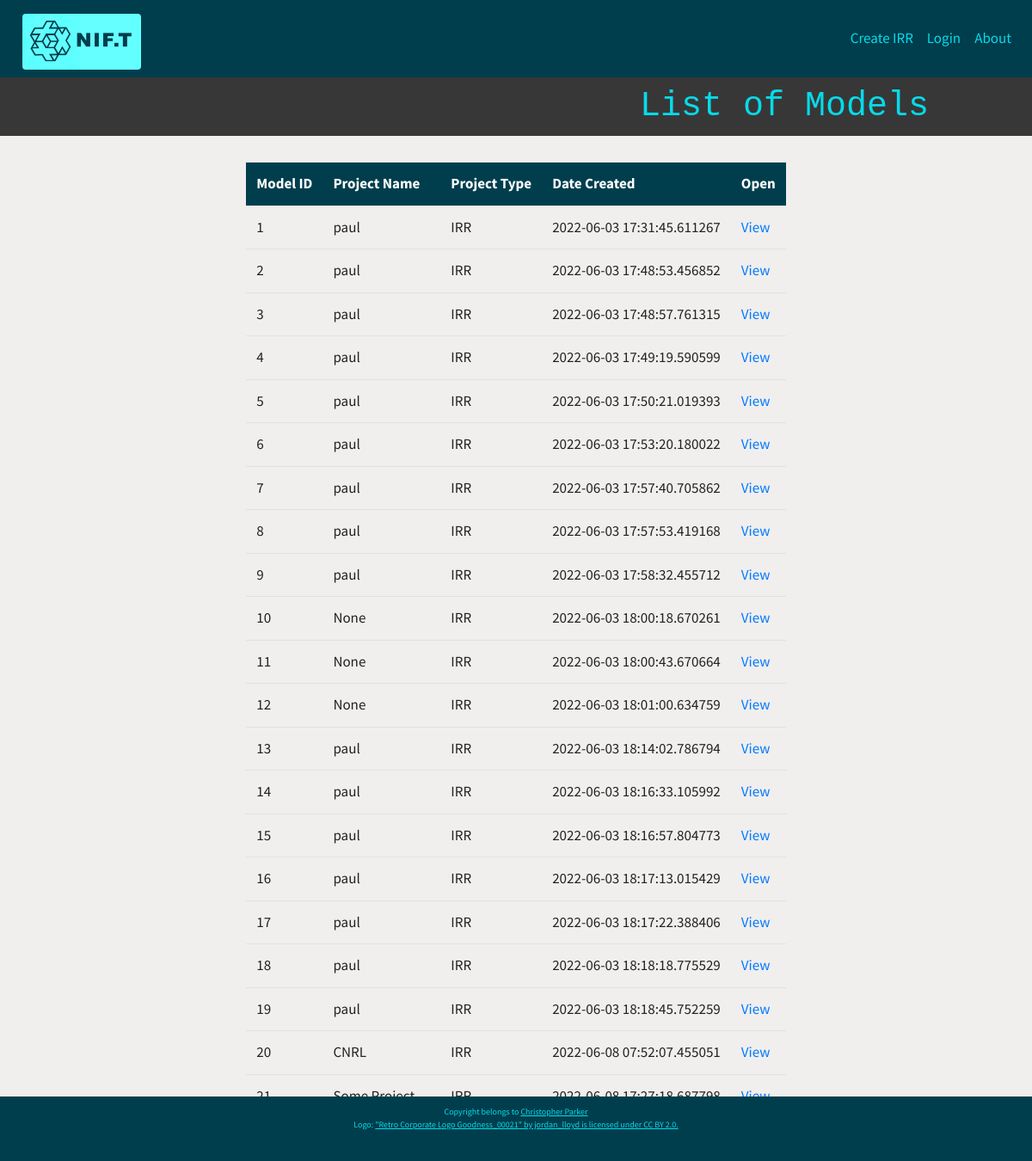
The app's page /models with its own data.
### data/models.py (models this page shows)
class Models(Base):
    __tablename__ = 'models'
    model_id = sqlalchemy.Column(sqlalchemy.Integer, primary_key=True, autoincrement=True)
    user_id = sqlalchemy.Column(sqlalchemy.Integer, ForeignKey("user.user_id"))
    project_name = sqlalchemy.Column(sqlalchemy.Text)
    project_desc = sqlalchemy.Column(sqlalchemy.Text)
    date_created = sqlalchemy.Column(sqlalchemy.DateTime, default=datetime.now() ,nullable=False)
    type = sqlalchemy.Column(sqlalchemy.Text, default="IRR")
    private_setting = sqlalchemy.Column(sqlalchemy.BINARY, default=FALSE)
    irr = relationship("IRR",backref="models")

### views/models_views.py (the view)
@blueprint.route('/models', methods=['GET','POST'])
def index():
    vm = IndexViewModel()
    return render_template('models/index.html',**vm.to_dict())

### data/__db_session.py (called while the page is built)
def create_session():
    global __session
    session: Session = __session()
    return session

### services/model_service.py (called while the page is built)
def find_models():
    session = db_session.create_session()
    try:
        models = list(session.query(Models))
        return models
    finally:
        session.close()

### viewmodels/shared/viewmodelbase.py (called while the page is built)
    def to_dict(self):
        return self.__dict__

### templates/models/index.html (shortened to what this page needs)
{% extends "shared/_layout.html" %}
{% block main_content %}
    <div class="pages">
        <h1>List of Models</h1>
    </div>
    <div class="table">
        <table>
            <tr class="rounded">
                <th> Model ID </th>
                <th> Project Name </th>
                <th> Project Type </th>
                <th> Date Created </th>
                <th> Open </th>
            </tr>
            {% for m in models %}
                <tr>
                    <td> {{ m.model_id }}</td>
                    <td>{{ m.project_name }}</td>
                    <td>{{ m.type }}</td>
                    <td>{{ m.date_created}}</td>
                    <td>
                    {% if m.type == "IRR" %}
                        <a href = "/models/reviewirr/{{ m.model_id }}"> View </a> </td>
                    {% else %}
                        Other View
                    {% endif %}
                </tr>
            {% endfor %}
        </table>
{% endblock %}

### templates/shared/_layout.html (shortened to what this page needs)
<!DOCTYPE html>
<html lang="en">
<head>
    <link rel="stylesheet"
          href="https://stackpath.bootstrapcdn.com/bootstrap/4.1.3/css/bootstrap.min.css"
>
    <link rel="stylesheet" href="/static/css/site.css"/>
    <link rel="stylesheet" href="/static/css/nav.css"/>
</head>
<body>
<nav class="navbar navbar-toggleable-md navbar-inverse bg-inverse navbar-expand-md">
    <a class="navbar-brand" href="/"><img src="/static/img/nift-logo-with-text.jpg" height="65px" class="rounded"/></a>
    <div class="collapse navbar-collapse" id="navbarSupportedContent">
        <ul class="navbar-nav ml-auto">
            {% if google_sub_id %}
                <li class="nav-item"><a class="nav-link" href="/account">Account</a></li>
                <li class="nav-item"><a class="nav-link" href="/models"> View Models </a></li>
                <li class="nav-item"><a class="nav-link" href="/models/createirr"> Calculate IRR </a></li>
                <li class="nav-item"><a class="nav-link" href="/account/logout" id="last_nav_link">Logout</a></li>
            {% else %}
                <li class="nav-item"><a class="nav-link" href="/models/noid/createirr">Create IRR</a></li>
                <li class="nav-item"><a class="nav-link" href="/account/login">Login</a></li>
                <li class="nav-item"><a class="nav-link" href="/about">About</a></li>
            {% endif %}
        </ul>
    </div>
</nav>
<div class="main_content">
    {% block main_content %}{% endblock %}
</div>
<footer class="fixed-bottom">
    <div class="copyright">
        Copyright belongs to <a href="https://github.com/is-PARKER"> Christopher Parker </a>
        <br>
        Logo: <a href="https://creativecommons.org/licenses/by/2.0/?ref=openverse">"Retro Corporate Logo Goodness_00021" by jordan_lloyd is licensed under CC BY 2.0.</a>
    </div>
</footer>
</body>
</html>

### static/css/site.css (style rules this page uses)
body { color: #222; margin: 0px; width:100vw; height:100vh; padding: 0px; font-family: Source Sans Pro, Helvetica, Arial, sans-serif; font-size: 17px; background-color: #f1eeeefb; }
.pages h1 { text-align: right; font-family: monospace; color: rgb(6, 219, 234); background-color: #000000c4; padding-right: 10%; padding-top: 10px; padding-bottom: 10px; }
table { max-width: 650px; margin-left: auto; margin-right: auto; margin-top: 30px; }
table tr { border-radius: 4px; }
table tr th { background-color: rgb(0, 62, 77); color: rgb(255, 255, 255); }
footer { background-color:rgb(0, 62, 77); font-size: 10px; color: rgb(6, 219, 234); text-align: center; height: 75px; padding-top: 10px; }
footer a:link { color: rgb(6, 219, 234); text-decoration: underline; }
table { align-self: center; }

### static/css/nav.css (style rules this page uses)
.navbar { margin-bottom: 0px; }
.navbar-brand { height: 65px; padding-top: 3px; padding-left: 10px; }
.navbar-brand .rounded { border-radius: 20px; }
nav { padding: 10px; font-size: 17px; color: #000000; height: 90px; background-color: #003E4D; }
.nav-link { color: #06dbea; }
nav > a { color: #000000; margin-right: 10px; }

### records on screen
Models: model_id "1", project_name "paul", type "IRR", date_created "2022-06-03 17:31:45.611267"
Models: model_id "2", project_name "paul", type "IRR", date_created "2022-06-03 17:48:53.456852"
Models: model_id "3", project_name "paul", type "IRR", date_created "2022-06-03 17:48:57.761315"
Models: model_id "4", project_name "paul", type "IRR", date_created "2022-06-03 17:49:19.590599"
Models: model_id "5", project_name "paul", type "IRR", date_created "2022-06-03 17:50:21.019393"
Models: model_id "6", project_name "paul", type "IRR", date_created "2022-06-03 17:53:20.180022"
Models: model_id "7", project_name "paul", type "IRR", date_created "2022-06-03 17:57:40.705862"
Models: model_id "8", project_name "paul", type "IRR", date_created "2022-06-03 17:57:53.419168"
Models: model_id "9", project_name "paul", type "IRR", date_created "2022-06-03 17:58:32.455712"
Models: model_id "10", project_name "None", type "IRR", date_created "2022-06-03 18:00:18.670261"
Models: model_id "11", project_name "None", type "IRR", date_created "2022-06-03 18:00:43.670664"
Models: model_id "12", project_name "None", type "IRR", date_created "2022-06-03 18:01:00.634759"
Models: model_id "13", project_name "paul", type "IRR", date_created "2022-06-03 18:14:02.786794"
Models: model_id "14", project_name "paul", type "IRR", date_created "2022-06-03 18:16:33.105992"
Models: model_id "15", project_name "paul", type "IRR", date_created "2022-06-03 18:16:57.804773"
Models: model_id "16", project_name "paul", type "IRR", date_created "2022-06-03 18:17:13.015429"
Models: model_id "17", project_name "paul", type "IRR", date_created "2022-06-03 18:17:22.388406"
Models: model_id "18", project_name "paul", type "IRR", date_created "2022-06-03 18:18:18.775529"
Models: model_id "19", project_name "paul", type "IRR", date_created "2022-06-03 18:18:45.752259"
Models: model_id "20", project_name "CNRL", type "IRR", date_created "2022-06-08 07:52:07.455051"
Models: model_id "21", project_name "Some Project", type "IRR", date_created "2022-06-08 17:27:18.687798"
